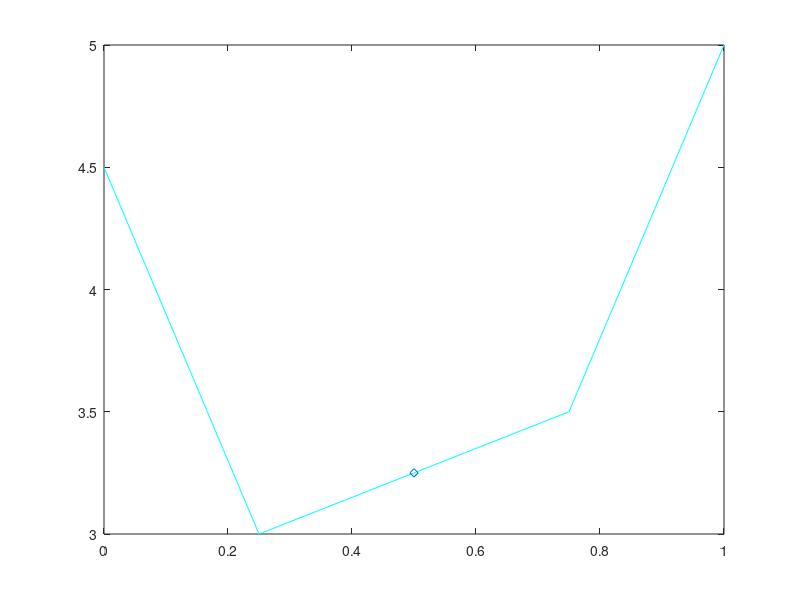

Write the MATLAB code that produced this figure. (Note: this script raises an error after producing the figure.)
% Mary Oh
% BME 301
% HW 6

clc;
clear all;
close all;

%% Q1: Lagrange polynomial [0, 1]

x1 = 0;
x2 = 0.25;
x3 = 0.5;
x4 = 0.75;
x5 = 1;

y1 = 4.5*(((x1-0.25)*(x1-0.5)*(x1-0.75)*(x1-1))/((0-0.25)*(0-0.5)*(0-0.75)*(0-1)));
y2 = 3.0*(((x2-0)*(x2-0.5)*(x2-0.75)*(x2-1))/((0.25-0)*(0.25-0.5)*(0.25-0.75)*(0.25-1)));
y3 = 3.25*(((x3-0)*(x3-0.25)*(x3-0.75)*(x3-1))/((0.5-0)*(0.5-0.25)*(0.5-0.75)*(0.5-1)));
y4 = 3.5*(((x4-0)*(x4-0.25)*(x4-0.5)*(x4-1))/((0.75-0)*(0.75-0.25)*(0.75-0.5)*(0.75-1)));
y5 = 5.0*(((x5-0)*(x5-0.25)*(x5-0.5)*(x5-0.75))/((1-0)*(1-0.25)*(1-0.5)*(1-0.75)));

x = [x1 x2 x3 x4 x5];
y = [y1 y2 y3 y4 y5];

figure(1)
plot(x(), y(), 'c')
hold on
plot(x3, y3, 'd')
hold on

%% Q2a: N = 3

x = [-5 -2 1 4];
y = [0.0399 0.2353 0.5 0.0623];

myx1 = [-5:0.1:5];
N = 3;

myy1 = Lk(myx1,x,N,3)*y(4) + Lk(myx1,x,N,2)*y(3) + Lk(myx1,x,N,1)*y(2) + Lk(myx1,x,N,0)*y(1);

%% Q2b: N = 10

x = [-5:1:5];
y = [0.0399 0.0623 0.1098 0.2353 0.5 0 0.5 0.2353 0.1098 0.0623 0.0399];
N = 10;

myy2 = 0;
myx2 = [-5:0.1:5];

for i=1:1:11
    myy2 = myy2 + Lk(myx2,x,N,i-1)*y(i);
end

%% Q2c: plot

figure(2)
plot(myx1,myy1,'c');
hold on;
f = myx1.^2./(1+myx1.^4);
plot(myx1,f,'b');
hold on
plot(myx2,myy2,'m');
hold on;
plot(x,y,'r*')
legend('N=3','x^2/(1+x^4)','N=10','Anchor points','location','best')
xlabel('x');
ylabel('P_N(x)');

%% Q2d: error

figure(3)
plot(myx1,myy1-f,'b');
hold on;
plot(myx2,myy2-f,'m');
xlabel('x');
ylabel('Error');
legend('Error N=3','Error N=10','location','best')

%% Functions

function [f] = L3k(myx,x,k)
numerator = 1;
denominator = 1;
k = k+1;
    for j=1:4
        if (j==k)
        continue;
        else
        numerator = numerator.*(myx-x(j));
        denominator = denominator.*(x(k)-x(j));
        end;
    end;
    f = numerator./denominator;
end

function [f] = Lk(myx,x,N,k)
numerator = 1;
denominator = 1;
k = k+1;
    for j=1:N+1
        if (j==k)
        continue;
        else
            numerator = numerator.*(myx-x(j));
            denominator = denominator.*(x(k)-x(j));
        end;
    end;
    f = numerator./denominator;
end